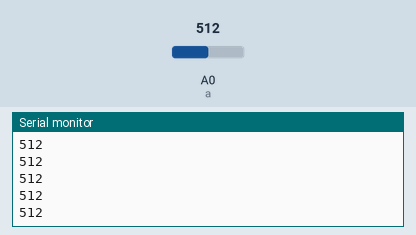
This sketch was run on a simulated Arduino Uno, built with avr-gcc and run on an emulated ATmega328P. On the bench: the last lines printed to the serial monitor. The test bench sets the inputs (shaded band); at power-on: A0 (a) = 512.

Above: at 1.2 s.
1.3 s: A0 (a) set to 716
At 2.3 s:
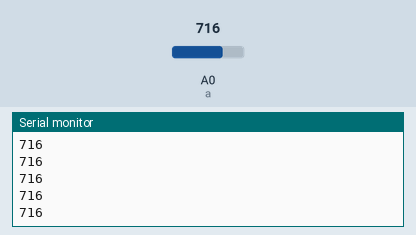
2.8 s: A0 (a) set to 900
At 3.3 s:
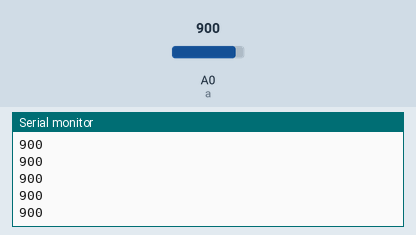
Timing chart, 0 to 5.8 s (numbered marks = the images above; inputs shaded):
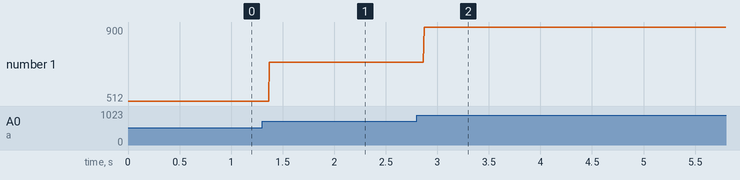

The sketch:

sketch_sep07a.ino
```cpp
const int a=0;
int reading;

void setup() {
  // put your setup code here, to run once:
  Serial.begin(9600);
  pinMode(a,INPUT);
}

void loop() {
  // put your main code here, to run repeatedly:
  reading=analogRead(a);
  Serial.println(reading);
}
```

Measured:
- after the input at 1.3 s, the serial monitor: prints a new line after 0.07 s (image 1)
- after the input at 2.8 s, the serial monitor: prints a new line after 0.07 s (image 2)
- plotted number 1: 512 → 716 after the input at 1.3 s, 716 → 900 after the input at 2.8 s
